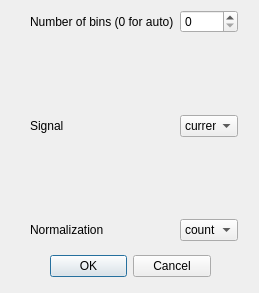
<?xml version="1.0" encoding="UTF-8"?>
<ui version="4.0">
 <class>Dialog</class>
 <widget class="QDialog" name="Dialog">
  <property name="geometry">
   <rect>
    <x>0</x>
    <y>0</y>
    <width>259</width>
    <height>293</height>
   </rect>
  </property>
  <property name="windowTitle">
   <string>Dialog</string>
  </property>
  <widget class="QDialogButtonBox" name="buttonBox">
   <property name="geometry">
    <rect>
     <x>50</x>
     <y>250</y>
     <width>161</width>
     <height>32</height>
    </rect>
   </property>
   <property name="orientation">
    <enum>Qt::Horizontal</enum>
   </property>
   <property name="standardButtons">
    <set>QDialogButtonBox::Cancel|QDialogButtonBox::Ok</set>
   </property>
  </widget>
  <widget class="QWidget" name="formLayoutWidget">
   <property name="geometry">
    <rect>
     <x>30</x>
     <y>10</y>
     <width>208</width>
     <height>231</height>
    </rect>
   </property>
   <layout class="QFormLayout" name="formLayout">
    <item row="2" column="0">
     <widget class="QLabel" name="label">
      <property name="text">
       <string>Number of bins (0 for auto)</string>
      </property>
     </widget>
    </item>
    <item row="2" column="1">
     <widget class="QSpinBox" name="num_bins"/>
    </item>
    <item row="3" column="0">
     <spacer name="verticalSpacer">
      <property name="orientation">
       <enum>Qt::Vertical</enum>
      </property>
      <property name="sizeHint" stdset="0">
       <size>
        <width>20</width>
        <height>40</height>
       </size>
      </property>
     </spacer>
    </item>
    <item row="3" column="1">
     <spacer name="verticalSpacer_2">
      <property name="orientation">
       <enum>Qt::Vertical</enum>
      </property>
      <property name="sizeHint" stdset="0">
       <size>
        <width>20</width>
        <height>40</height>
       </size>
      </property>
     </spacer>
    </item>
    <item row="4" column="1">
     <widget class="QComboBox" name="signal">
      <item>
       <property name="text">
        <string>current</string>
       </property>
      </item>
      <item>
       <property name="text">
        <string>voltage</string>
       </property>
      </item>
     </widget>
    </item>
    <item row="4" column="0">
     <widget class="QLabel" name="label_2">
      <property name="text">
       <string>Signal</string>
      </property>
     </widget>
    </item>
    <item row="5" column="1">
     <spacer name="verticalSpacer_3">
      <property name="orientation">
       <enum>Qt::Vertical</enum>
      </property>
      <property name="sizeHint" stdset="0">
       <size>
        <width>20</width>
        <height>40</height>
       </size>
      </property>
     </spacer>
    </item>
    <item row="5" column="0">
     <spacer name="verticalSpacer_4">
      <property name="orientation">
       <enum>Qt::Vertical</enum>
      </property>
      <property name="sizeHint" stdset="0">
       <size>
        <width>20</width>
        <height>40</height>
       </size>
      </property>
     </spacer>
    </item>
    <item row="6" column="0">
     <widget class="QLabel" name="label_3">
      <property name="text">
       <string>Normalization</string>
      </property>
     </widget>
    </item>
    <item row="6" column="1">
     <widget class="QComboBox" name="normalization">
      <item>
       <property name="text">
        <string extracomment="No normalization">count</string>
       </property>
      </item>
      <item>
       <property name="text">
        <string extracomment="Sum over the histogram is 1">unity</string>
       </property>
      </item>
      <item>
       <property name="text">
        <string extracomment="Integral over the histogram is 1; approximates the Probability Density Function of your distribution">density</string>
       </property>
      </item>
     </widget>
    </item>
   </layout>
  </widget>
 </widget>
 <resources/>
 <connections>
  <connection>
   <sender>buttonBox</sender>
   <signal>accepted()</signal>
   <receiver>Dialog</receiver>
   <slot>accept()</slot>
   <hints>
    <hint type="sourcelabel">
     <x>248</x>
     <y>254</y>
    </hint>
    <hint type="destinationlabel">
     <x>157</x>
     <y>274</y>
    </hint>
   </hints>
  </connection>
  <connection>
   <sender>buttonBox</sender>
   <signal>rejected()</signal>
   <receiver>Dialog</receiver>
   <slot>reject()</slot>
   <hints>
    <hint type="sourcelabel">
     <x>316</x>
     <y>260</y>
    </hint>
    <hint type="destinationlabel">
     <x>286</x>
     <y>274</y>
    </hint>
   </hints>
  </connection>
 </connections>
</ui>
